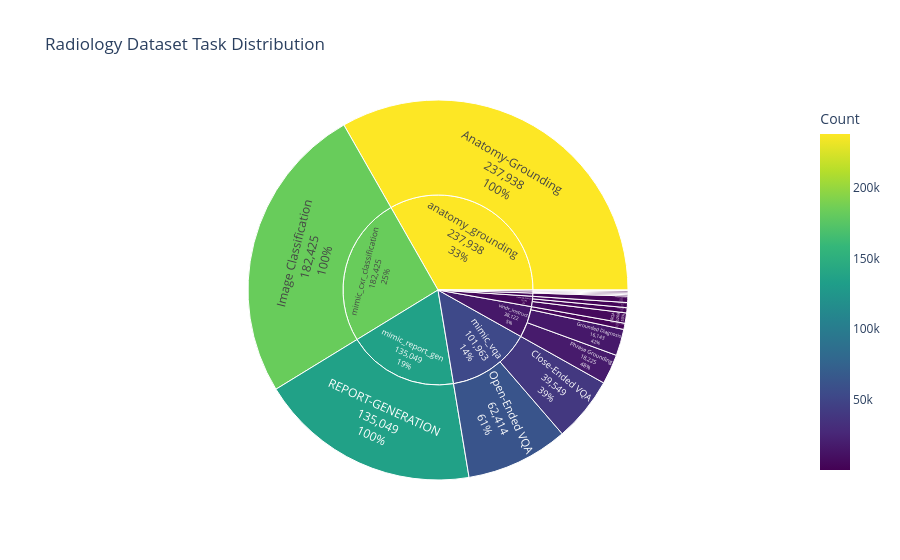

The notebook cell saved with this chart:
### Code cell
import plotly.express as px
import pandas as pd


# Flatten data
records = [(dataset, task, count) for dataset, tasks in dataT.items() for task, count in tasks.items()]
df = pd.DataFrame(records, columns=["Dataset", "Task", "Count"])

# Create sunburst
fig = px.sunburst(
    df,
    path=["Dataset", "Task"],
    values="Count",
    color="Count",
    color_continuous_scale="Viridis",
    title="Radiology Dataset Task Distribution"
)

fig.update_traces(textinfo="label+percent parent+value")
fig.show()

### Figure 1 — Plotly figure (JSON) as saved in the notebook; plotly's stock layout.template omitted (floating-point values rounded to 4 significant figures)
{"data": [{"branchvalues": "total", "customdata": [[325.0], [850.0], [3183.0], [3091.0], [6268.0], [39550.0], [62410.0], [135000.0], [3920.0], [815.0], [815.0], [815.0], [18220.0], [16140.0], [3754.0], [182400.0], [237900.0], [704.8], [4702.0], [53550.0], [135000.0], [3920.0], [815.0], [15920.0], [182400.0], [237900.0]], "domain": {"x": [0, 1], "y": [0, 1]}, "hovertemplate": "labels=%{label}<br>Count_sum=%{value}<br>parent=%{parent}<br>id=%{id}<br>Count=%{color}<extra></extra>", "ids": ["slake/Close-Ended VQA", "slake/Open-Ended VQA", "radialog_instruct/Close-Ended VQA", "radialog_instruct/Open-Ended VQA", "radialog_instruct/RQA", "mimic_vqa/Close-Ended VQA", "mimic_vqa/Open-Ended VQA", "mimic_report_gen/REPORT-GENERATION", "padchest_gr/Phrase Grounding", "mscxr/Phrase Grounding", "mscxr/Grounded Captioning", "mscxr/Grounded Diagnosis", "vindr_instruct/Phrase Grounding", "vindr_instruct/Grounded Diagnosis", "vindr_instruct/Abnormality Detection", "mimic_cxr_classification/Image Classification", "anatomy_grounding/Anatomy-Grounding", "slake", "radialog_instruct", "mimic_vqa", "mimic_report_gen", "padchest_gr", "mscxr", "vindr_instruct", "mimic_cxr_classification", "anatomy_grounding"], "labels": ["Close-Ended VQA", "Open-Ended VQA", "Close-Ended VQA", "Open-Ended VQA", "RQA", "Close-Ended VQA", "Open-Ended VQA", "REPORT-GENERATION", "Phrase Grounding", "Phrase Grounding", "Grounded Captioning", "Grounded Diagnosis", "Phrase Grounding", "Grounded Diagnosis", "Abnormality Detection", "Image Classification", "Anatomy-Grounding", "slake", "radialog_instruct", "mimic_vqa", "mimic_report_gen", "padchest_gr", "mscxr", "vindr_instruct", "mimic_cxr_classification", "anatomy_grounding"], "marker": {"coloraxis": "coloraxis", "colors": [325.0, 850.0, 3183.0, 3091.0, 6268.0, 39550.0, 62410.0, 135000.0, 3920.0, 815.0, 815.0, 815.0, 18220.0, 16140.0, 3754.0, 182400.0, 237900.0, 704.8, 4702.0, 53550.0, 135000.0, 3920.0, 815.0, 15920.0, 182400.0, 237900.0]}, "name": "", "parents": ["slake", "slake", "radialog_instruct", "radialog_instruct", "radialog_instruct", "mimic_vqa", "mimic_vqa", "mimic_report_gen", "padchest_gr", "mscxr", "mscxr", "mscxr", "vindr_instruct", "vindr_instruct", "vindr_instruct", "mimic_cxr_classification", "anatomy_grounding", "", "", "", "", "", "", "", "", ""], "textinfo": "label+percent parent+value", "type": "sunburst", "values": [325.0, 850.0, 3183.0, 3091.0, 6268.0, 39550.0, 62410.0, 135000.0, 3920.0, 815.0, 815.0, 815.0, 18220.0, 16140.0, 3754.0, 182400.0, 237900.0, 1175.0, 12540.0, 102000.0, 135000.0, 3920.0, 2445.0, 38120.0, 182400.0, 237900.0]}], "layout": {"coloraxis": {"colorbar": {"title": {"text": "Count"}}, "colorscale": [[0, "#440154"], [0.1111, "#482878"], [0.2222, "#3e4989"], [0.3333, "#31688e"], [0.4444, "#26828e"], [0.5556, "#1f9e89"], [0.6667, "#35b779"], [0.7778, "#6ece58"], [0.8889, "#b5de2b"], [1, "#fde725"]]}, "legend": {"tracegroupgap": 0}, "title": {"text": "Radiology Dataset Task Distribution"}}}
